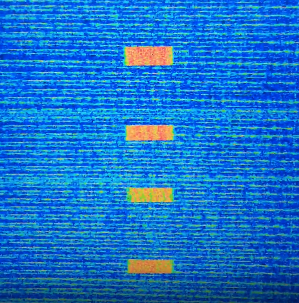
#> input picture s1.png, 299 x 303 px
$ python signal_detector.py
#> lines starting #> are read from the running program, lines starting #| are printed output that depends on the picture; after the words box and inside, x2 and y2 are one past the last pixel; in counts of white or black regions, pixels touching at a corner belong together

import cv2
import numpy as np
from skimage.measure import label, regionprops
import os

def calculate_vertical_symmetry(mask):
    """
    Calculates the vertical symmetry of a binary mask.

    The score is the intersection over union (IoU) of the left half
    and the flipped right half of the mask. A score of 1.0 means
    perfect symmetry.
    """
    height, width = mask.shape
    if width < 2:
        return 0.0

    mid_point = width // 2
    left_half = mask[:, :mid_point]
    right_half = mask[:, mid_point:]

    # Make the halves equal width
    if left_half.shape[1] > right_half.shape[1]:
        left_half = left_half[:, :right_half.shape[1]]
    elif right_half.shape[1] > left_half.shape[1]:
        right_half = right_half[:, :left_half.shape[1]]

    flipped_right_half = np.fliplr(right_half)

    intersection = np.sum(np.logical_and(left_half, flipped_right_half))
    union = np.sum(np.logical_or(left_half, flipped_right_half))

    if union == 0:
        return 1.0  # Empty mask is symmetric

    return intersection / union

def find_signals(image_path, min_area=100):
    """
    Finds signals in an image, calculates their vertical symmetry,
    and returns a list of detections.
    """
#> called with image_path = 's1.png', min_area = 100
    if not os.path.exists(image_path):
        return f"Error: Image not found at {image_path}"

    image = cv2.imread(image_path)
#> image is the input picture: shape (303, 299, 3); mean B, G, R 201.9, 115.4, 24.5
    if image is None:
        return f"Error: Could not read image from {image_path}"

    hsv_image = cv2.cvtColor(image, cv2.COLOR_BGR2HSV)
#> hsv_image: shape (303, 299, 3); mean H, S, V 101.4, 229.6, 206.8

    # We assume the signal is brighter and more saturated than the background.
    # The hue can vary, so we focus on saturation and value.
    # This range can be tweaked for better performance on different datasets.
    lower_bound = np.array([0, 50, 150])
    upper_bound = np.array([180, 255, 255])

    mask = cv2.inRange(hsv_image, lower_bound, upper_bound)
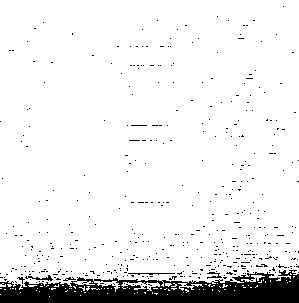
#> mask: shape (303, 299); 92% white; 446 black regions (441 under 20 px), largest, box (x1, y1, x2, y2) and area: (0, 270, 299, 303) 6096, (25, 275, 53, 281) 63, (128, 273, 175, 275) 54, (207, 272, 222, 279) 45, (63, 277, 76, 281) 23

    # Use morphology to clean up the mask
    kernel = np.ones((3,3), np.uint8)
    mask = cv2.morphologyEx(mask, cv2.MORPH_OPEN, kernel, iterations=1)
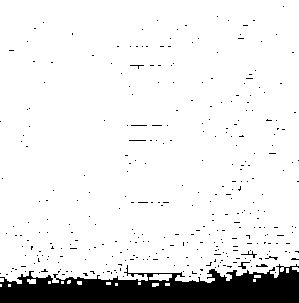
#> mask: shape (303, 299); 90.7% white; 321 black regions (316 under 20 px), largest, box (x1, y1, x2, y2) and area: (0, 264, 299, 303) 7580, (238, 262, 250, 269) 31, (241, 251, 257, 258) 28, (256, 264, 268, 267) 24, (265, 256, 278, 260) 20
    mask = cv2.morphologyEx(mask, cv2.MORPH_CLOSE, kernel, iterations=1)
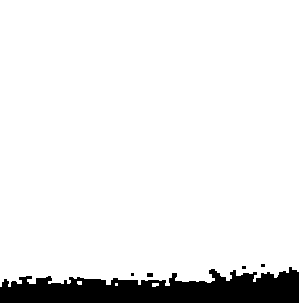
#> mask: shape (303, 299); 91.9% white; 5 black regions (3 under 20 px)

    labeled_mask = label(mask)
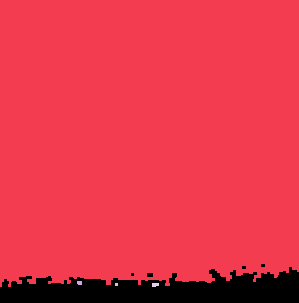
#> labeled_mask: shape (303, 299) int64; 5 distinct labels, from 0 to 4; one colour per label, 0 black
    regions = regionprops(labeled_mask)
#> regions = 4 regions; box (x1, y1, x2, y2) and area: (0, 0, 299, 287) 83234, (152, 283, 159, 287) 25, (77, 281, 82, 285) 19, (115, 283, 118, 286) 9

    detections = []
    for region in regions:
        if region.area >= min_area:
            minr, minc, maxr, maxc = region.bbox

            # Create a sub-mask for the specific region
            region_mask = (labeled_mask[minr:maxr, minc:maxc] == region.label).astype(np.uint8) * 255

            symmetry_score = calculate_vertical_symmetry(region_mask)

            detections.append({
                "location": (int(region.centroid[1]), int(region.centroid[0])),
                "bounding_box": (minc, minr, maxc - minc, maxr - minr),
                "symmetry_score": symmetry_score,
                "area": region.area
            })
#> this loop made 4 passes
#> (minr, minc, maxr, maxc, height in calculate_vertical_symmetry, width in calculate_vertical_symmetry, mid_point in calculate_vertical_symmetry, intersection in calculate_vertical_symmetry) on pass 1: (0, 0, 287, 299, 287, 299, 149, 41056)
#> pass 1, in find_signals, `region_mask = (labeled_mask[minr:maxr, minc:maxc] == region.label).ast..`:
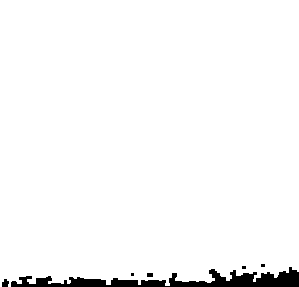
#> region_mask: shape (287, 299); 97% white; 6 black regions (3 under 20 px), largest, box (x1, y1, x2, y2) and area: (11, 267, 299, 287) 2479, (2, 279, 9, 287) 43, (147, 273, 153, 277) 24
#> pass 1, in calculate_vertical_symmetry, `left_half = mask[:, :mid_point]`:
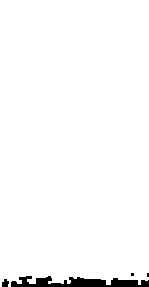
#> left_half: shape (287, 149); 97.7% white; 4 black regions (2 under 20 px), largest, box (x1, y1, x2, y2) and area: (11, 276, 149, 287) 939, (2, 279, 9, 287) 43
#> pass 1, in calculate_vertical_symmetry, `right_half = right_half[:, :left_half.shape[1]]`:
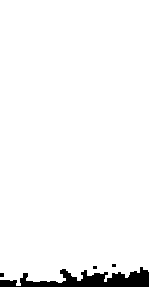
#> right_half: shape (287, 149); 96.3% white; 4 black regions (3 under 20 px), largest, box (x1, y1, x2, y2) and area: (0, 267, 149, 287) 1525
#> after the loop, detections = 1 item

    return detections

if __name__ == "__main__":
    image_files = ["s1.png", "s2.png", "s3.png", "s4.png"]

    for image_file in image_files:
        print(f"--- Processing {image_file} ---")
        results = find_signals(image_file)
#> results = 1 item
        if isinstance(results, str):
            print(results)
            continue

        if not results:
            print("No signals detected.")
        else:
            # Sort results by symmetry score in descending order
            sorted_results = sorted(results, key=lambda x: x["symmetry_score"], reverse=True)
#> sorted_results = 1 item
            for i, res in enumerate(sorted_results):
                print(
                    f"  Signal {i+1}: "
                    f"Location=(x:{res['location'][0]}, y:{res['location'][1]}), "
                    f"Symmetry Score={res['symmetry_score']:.3f}, "
                    f"Area={res['area']}"
                )
#> this loop made 1 pass
#|   Signal 1: Location=(x:148, y:138), Symmetry Score=0.980, Area=83234.0
        print("\n")
#> pass 2 of the loop `for image_file in image_files:`:
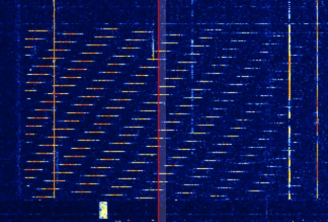
#> input picture s2.png, 328 x 222 px
#> in find_signals, image is the input picture: shape (222, 328, 3); mean B, G, R 85.9, 22.6, 12.9
#> hsv_image: shape (222, 328, 3); mean H, S, V 113.8, 232.1, 87.7
#> in find_signals (call 2), `mask = cv2.inRange(hsv_image, lower_bound, upper_bound)`:
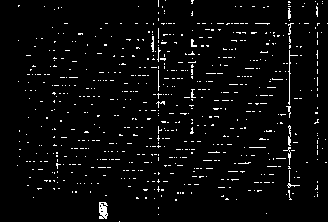
#> mask: shape (222, 328); 3.6% white in thin lines or dots
#> in find_signals (call 2), `mask = cv2.morphologyEx(mask, cv2.MORPH_OPEN, kernel, iterations=1)`:
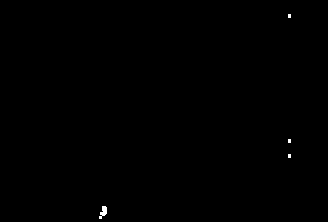
#> mask: shape (222, 328); 0.13% white; 4 white regions (3 under 20 px), largest, box (x1, y1, x2, y2) and area: (99, 206, 107, 219) 60
#> labeled_mask: shape (222, 328) int64; 5 distinct labels, from 0 to 4
#> regions = 4 regions; box (x1, y1, x2, y2) and area: (99, 206, 107, 219) 63, (288, 14, 291, 18) 12, (288, 139, 291, 143) 12, (288, 154, 291, 158) 12
#> the loop in find_signals (call 2), `for region in regions:` made 4 passes
#> after the loop in find_signals (call 2), `for region in regions:`: detections = []
#> pass 3 of the loop `for image_file in image_files:`:
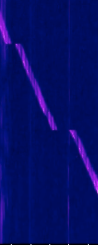
#> input picture s3.png, 98 x 245 px
#> in find_signals, image is the input picture: shape (245, 98, 3); mean B, G, R 102.1, 13.8, 6.1
#> hsv_image: shape (245, 98, 3); mean H, S, V 117.1, 251.3, 102.1
#> in find_signals (call 3), `labeled_mask = label(mask)`:
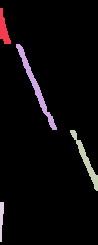
#> labeled_mask: shape (245, 98) int64; 5 distinct labels, from 0 to 4; one colour per label, 0 black
#> regions = 4 regions; box (x1, y1, x2, y2) and area: (16, 44, 57, 130) 502, (70, 130, 98, 191) 344, (0, 8, 11, 44) 211, (0, 202, 4, 242) 115
#> the loop in find_signals (call 3), `for region in regions:` made 4 passes
#> (minr, minc, maxr, maxc, height in calculate_vertical_symmetry, width in calculate_vertical_symmetry, mid_point in calculate_vertical_symmetry, intersection in calculate_vertical_symmetry) on passes 1 to 4: (8, 0, 44, 11, 36, 11, 5, 46), (44, 16, 130, 57, 86, 41, 20, 24), (130, 70, 191, 98, 61, 28, 14, 21), (202, 0, 242, 4, 40, 4, 2, 35)
#> pass 2, in calculate_vertical_symmetry (call 3), `right_half = right_half[:, :left_half.shape[1]]`:
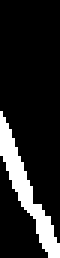
#> right_half: shape (86, 20) (shown 3 times larger); 14.5% white; 1 white region, box (x1, y1, x2, y2) and area: (0, 37, 20, 86) 249
#> after the loop in find_signals (call 3), `for region in regions:`: detections = 4 items
#> the loop `for i, res in enumerate(sorted_results):` made 4 passes
#|   Signal 1: Location=(x:1, y:218), Symmetry Score=0.438, Area=115.0
#|   Signal 2: Location=(x:3, y:28), Symmetry Score=0.286, Area=211.0
#|   Signal 3: Location=(x:85, y:159), Symmetry Score=0.065, Area=344.0
#|   Signal 4: Location=(x:35, y:86), Symmetry Score=0.051, Area=502.0
#> the loop made 4 passes; the first 3 are shown
